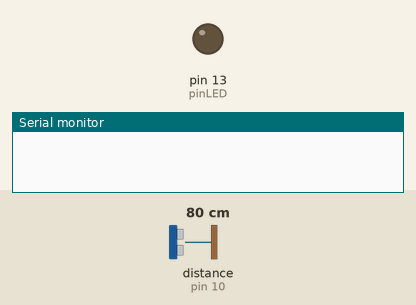
A sketch run on a simulated Arduino Uno, built with avr-gcc and run on an emulated ATmega328P. On the bench: output pins drawn as LEDs (lit = HIGH), the last lines printed to the serial monitor. Wiring (inferred from the names in the program): ultrasonic range finder: trigger pin 9; echo pin 10. The test bench sets the inputs (shaded band); at power-on: distance to the obstacle (sensor on pin 10) 80 cm. The echo pulse lasts 58.3 µs per cm; pins used as bus, display or sensor lines are not drawn.

Above: at 1.2 s.
1.3 s: distance to the obstacle (sensor on pin 10) set to 17 cm
2.8 s: distance to the obstacle (sensor on pin 10) set to 13 cm
At 3.8 s:
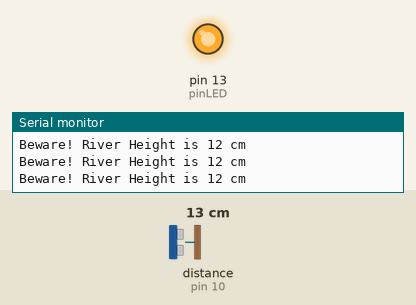
4.3 s: distance to the obstacle (sensor on pin 10) set to 18 cm
At 5.5 s:
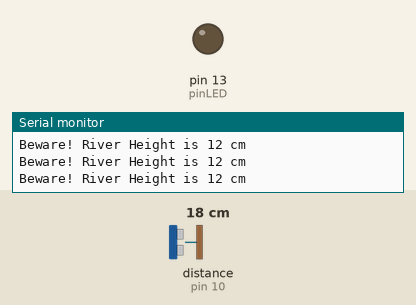
Timing chart, 0 to 7.3 s (numbered marks = the images above; inputs shaded):
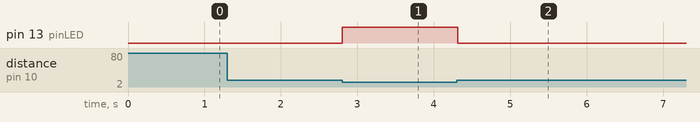

The sketch:

main.ino
```cpp
//#define BLYNK_PRINT Serial            // defenisikan Blynk Serial
//#include <ESP8266_Lib.h>              // menyertakan Library ESP8266 kedalam program
//#include <BlynkSimpleShieldEsp8266.h> // menyertakan Library Blynk kedalam program
//
//char auth[] = "2pqrVNOrS7s87thzBuJGyKrmxwms5oBE";
//
//// Your WiFi credentials.
//// Set password to "" for open networks.
//char ssid[] = "Max1";
//char pass[] = "nikomax149108";
//
//
//#include <SoftwareSerial.h> // menyertakan Library SoftSer kedalam program#include <SoftwareSerial.h>
//SoftwareSerial MySerial(0, 1); //Pick a more meaningful name!
//
//#define ESP8266_BAUD 9600 //set baudrate ESP8266 default 115200 atau 9600 silahkan ganti dengan yang sesuai
//
//ESP8266 wifi(&MySerial);

#define pinEcho 10
#define pinTrigger 9
#define pinLED 13
#define CommandSerial 9600


int river_height_limit = 15; // in cm


void setup() {
//  //setup wifi
//  Serial.begin(9600); // program komunikasi atau setup untuk serial monitor dan kecepatan komunikasi (baudrate)
//  delay(10); // jeda 10ms
//
//  MySerial.begin(ESP8266_BAUD); // program komunikasi ESP8266 setup kecepatan komunikasi (baudrate)
//  delay(10); // jeda 10ms
//
//  Blynk.begin(auth, wifi, ssid, pass); // program komunikasi blynk menggunakan wifi

  declare();
}

void declare(){
    //register pinLED as OUTPUT
  pinMode(pinLED, OUTPUT);

  //register pinTrigger as OUTPUT
  pinMode(pinTrigger, OUTPUT);

  //register pinEcho as INPUT
  pinMode(pinEcho, INPUT);

  //declare Serial 9600 as output
  Serial.begin(CommandSerial);
}

// the loop function runs over and over again forever
void loop() {
//  Blynk.run(); //menjalankan program blynk
  int distance = calculate_water();
  check_water(distance);
}

void check_water(int distance){
  if(distance < river_height_limit){

    Serial.println(String("Beware! River Height is ") + distance + String(" cm"));
    digitalWrite(pinLED, HIGH);   // turn the LED on (HIGH is the voltage level)

  } else {
                        // wait for a second
    digitalWrite(pinLED, LOW);    // turn the LED off by making the voltage LOW

  }
}

int calculate_water(){
  int duration, distance;
    digitalWrite(pinTrigger, LOW);
  delayMicroseconds(2);
  digitalWrite(pinTrigger, HIGH);
  delayMicroseconds(10);
  digitalWrite(pinTrigger, LOW);

  duration = pulseIn(pinEcho, HIGH);

  distance = duration* 0.034 /2;

  return distance;
}
```

Measured:
- the behaviour switches between 16 and 15 cm on distance to the obstacle (sensor on pin 10) (found by bisection; images 0 and 1)
- after the input at 1.3 s, every drawn part: stays the same
- after the input at 2.8 s, pin 13 (pinLED): LOW → HIGH at once
- after the input at 4.3 s, pin 13 (pinLED): HIGH → LOW at once
